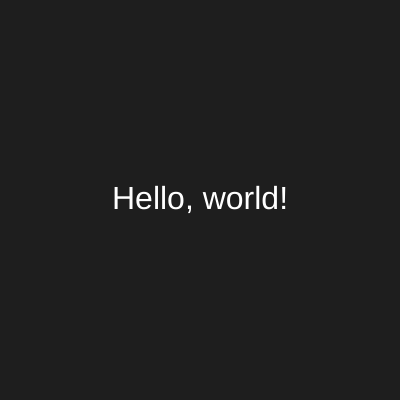
Frame 1 (no input)
Frame 60 (no input): identical to frame 1, image omitted
Frame 120 (the mouse pressed at the canvas centre since frame 60): identical to frame 1, image omitted

The p5.js sketch that drew this single still picture (run headless with seeded random() and noise() and a simulated clock; from frame 60 on, the mouse is pressed at the canvas centre):

// p5.js sketch
// ── sketch.js
function setup() {
  createCanvas(400, 400);
  background(30);
  fill(255);
  textAlign(CENTER, CENTER);
  textSize(32);
  text('Hello, world!', width / 2, height / 2);
}

function draw() {
  // No animation for now
}
